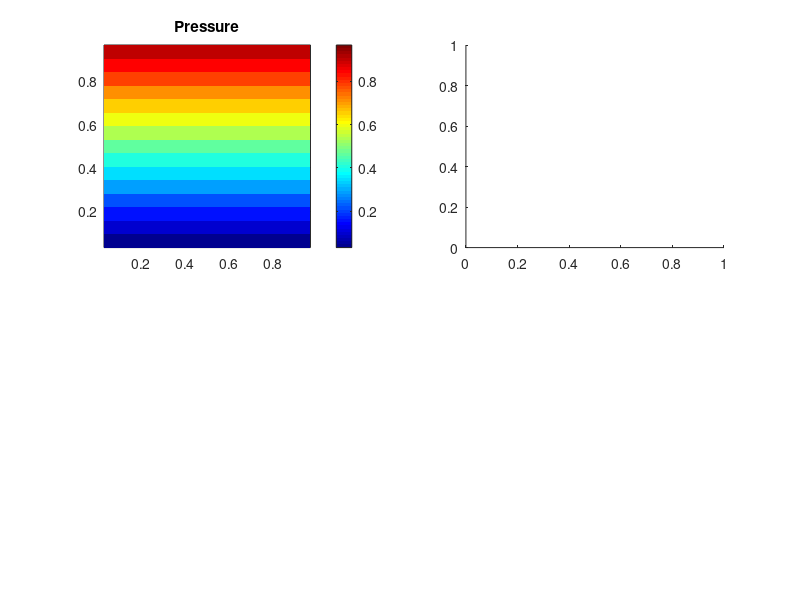

This chart was generated by the following MATLAB code:
clear,figure(1),clf,colormap(jet)
% Physics
Lx  = 1;
Ly  = 1;
Dx  = 1;          %1e-1; % diffusion coefficient
Dy  = 1e-1*Dx;

% Numerics
nx  = 2^4; % number of cells
ny  = nx;

dx  = Lx/nx
dy  = Ly/ny

K  = ones(nx,ny);

Kx = Dx*ones(nx+1,ny);
Ky = Dy*ones(nx,ny+1);





%preprocessing
[x y]     = ndgrid(dx/2: dx : Lx-dx/2, dy/2 : dy : Ly-dy/2);
[x_v y_v] = ndgrid(0   :dx:Lx,      dy/2:dy:Ly-dy/2);
[x_h y_h] = ndgrid(dx/2:dx:Lx-dx/2, 0   :dy:Ly     );
niter     = 3000000;

% Initial conditions
P      = ones(nx,ny) * 1; % Pressure
qx     = zeros(nx+1,ny);  % x-flux
qy     = zeros(nx,ny+1);  % y-flux


% Boundary conditions
Pa = 0; Pb = 1;

err0  = 1e20;
 
% Action
tic
tau = min(dx^2,dy^2)/4.1;
% tau = tau / sqrt(K)
tau = tau / sqrt(max(max(Kx(:)),max(Ky(:))));

for nit = 1:niter
  qx(2:end-1,:)      = -Kx(2:end-1,:) .* diff(P,1,1)/dx; % -dP/dx
  qy(:,2:end-1)      = -Ky(:,2:end-1) .* diff(P,1,2)/dy; % -dP/dy
     
  % BCs for flux
  qy(:,1)     = -Ky(:,1)   .* (P(:,1) -   Pa) / (dy/2);... % P = Pa
  qy(:,end)   = -Ky(:,end) .* (Pb - P(:,end)) / (dy/2); % P = Pb
  
  %qx(1,:)     = -Kx(1,:).*((P(1,:)-Pa)/(dx/2));
     
  div_q       = diff(qx,1,1)/dx + diff(qy,1,2)/dy;
  r           = div_q;
  err         = max(max(abs(r))); 
  if nit == 1
    err0 = err;
  endif
  if(mod(nit,100)==1)
    printf("iter %d, r = %e (%e)\n", nit, err, err/err0);
    subplot(221)
    pcolor(x,y,P);shading flat;colorbar;title("Pressure");drawnow;
    subplot(222)
    %quiver(qx,qy);title("Flux");drawnow
  endif
  if(err < 1e-8 || err < 1e-6*err0)
    nit
    err
    break;
  end
  
  %dV  = dV*(1-2/nx) - div_q*tau;
  P   = P - r*tau;
end



toc